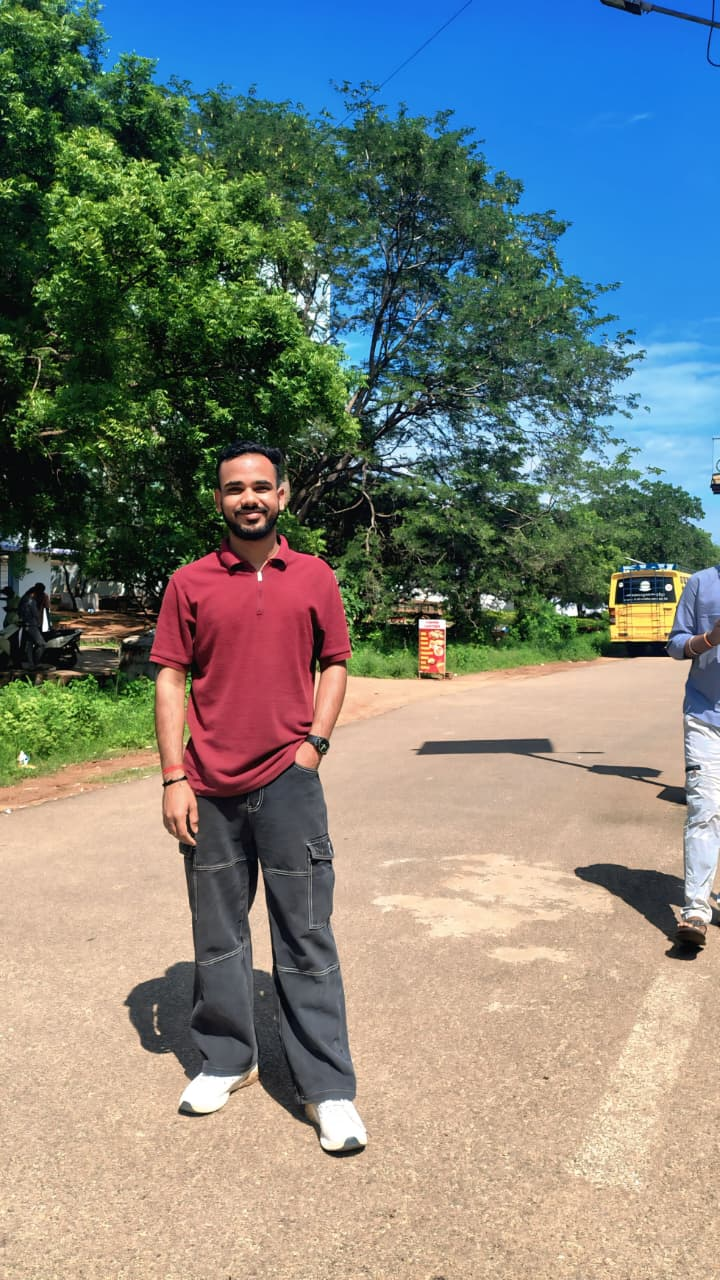
#> input picture images/Faguniya.jpeg, 720 x 1280 px, found by its file name
$ python crop_photo.py
#> lines starting #> are read from the running program, lines starting #| are printed output that depends on the picture
"""Crop profile photo to focus on the person (left/center), less fence and background."""
from PIL import Image

path = r"d:\OneDrive\Desktop\Hrithik Port\images\Faguniya.jpeg"
img = Image.open(path).convert("RGB")
#> img is the input picture: PIL image 720x1280 RGB; mean R, G, B 123.7, 129.8, 123.2
w, h = img.size
#> w = 720; h = 1280

# Crop: focus on left 58% (person is left/center), full height, then crop to square for portfolio
left = 0
right = int(w * 0.58)
#> right = 417
top = 0
bottom = h
#> bottom = 1280
cropped = img.crop((left, top, right, bottom))
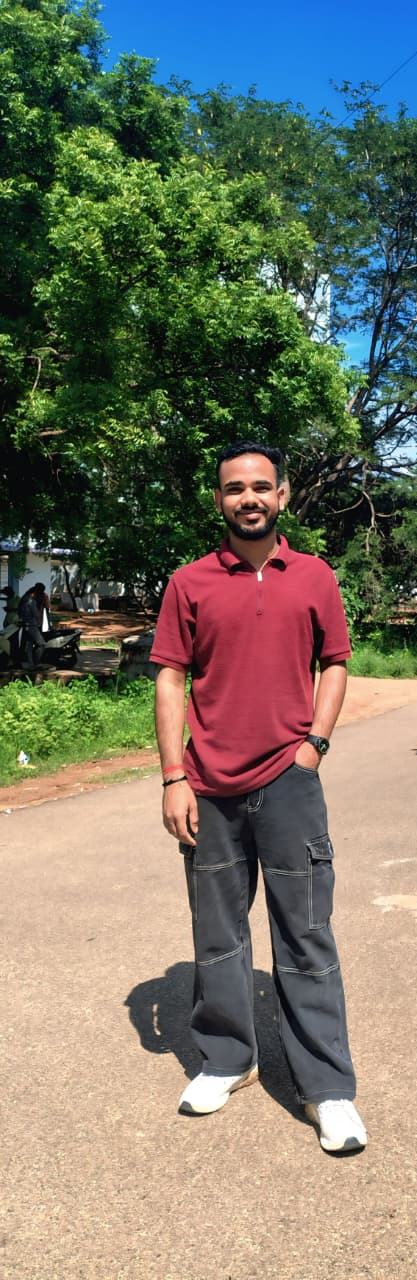
#> cropped: PIL image 417x1280 RGB; mean R, G, B 117.1, 116.1, 101.1
cw, ch = cropped.size
#> cw = 417; ch = 1280
# Make square from center of this crop (person is in frame)
if ch > cw:
    margin = (ch - cw) // 2
#> margin = 431
    cropped = cropped.crop((0, margin, cw, margin + cw))
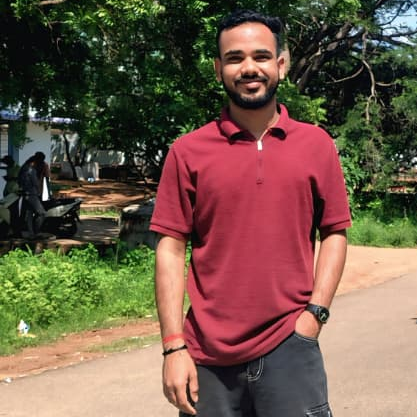
#> cropped: PIL image 417x417 RGB; mean R, G, B 114.7, 90.8, 74.5
else:
    margin = (cw - ch) // 2
    cropped = cropped.crop((margin, 0, margin + ch, ch))

cropped.save(path, "PNG", optimize=True)
print("Cropped and saved profile.png")

$ run again, with images/profile.png saved as images/Faguniya.jpeg
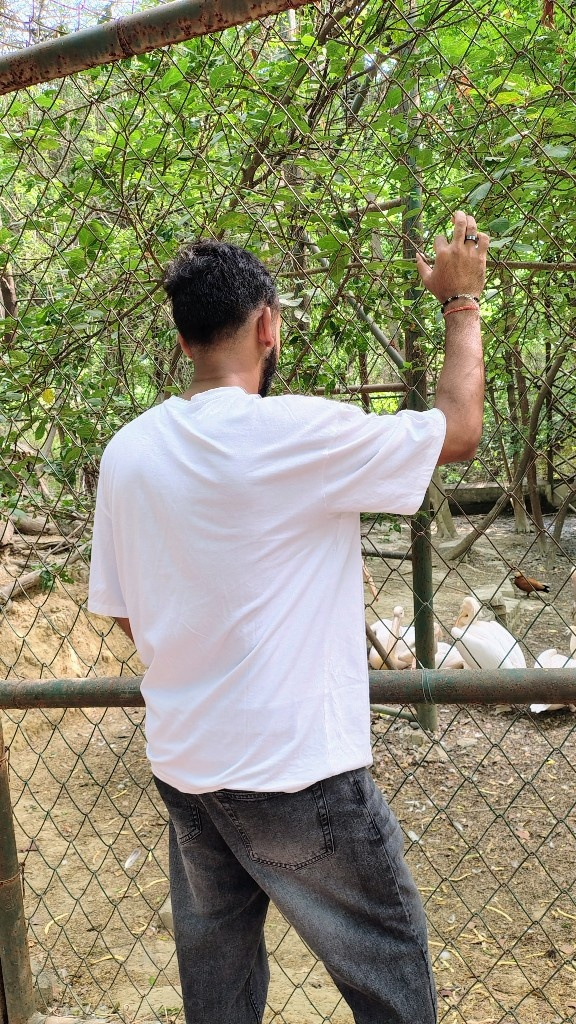
#> input picture images/profile.png, 576 x 1024 px, found by its file name
#> img is the input picture: PIL image 576x1024 RGB; mean R, G, B 141.4, 140.8, 111.9
#> `cropped = img.crop((left, top, right, bottom))`:
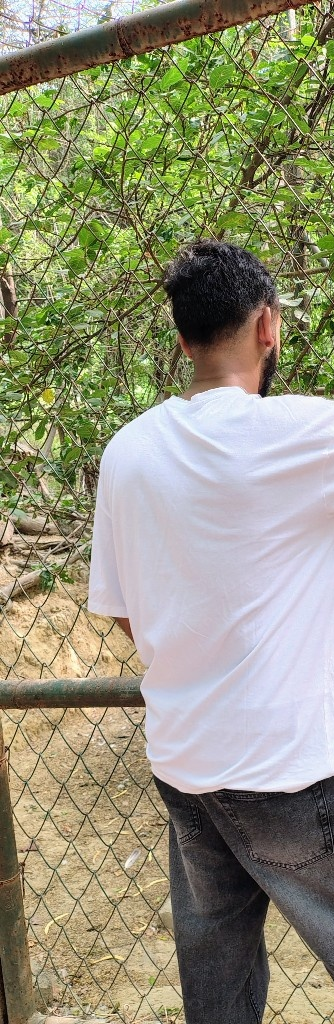
#> cropped: PIL image 334x1024 RGB; mean R, G, B 147.4, 146.1, 120.8
#> `cropped = cropped.crop((0, margin, cw, margin + cw))`:
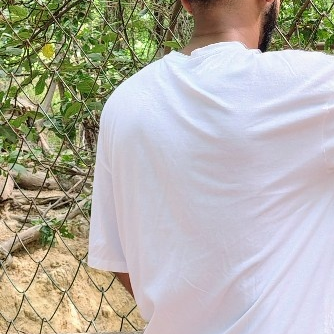
#> cropped: PIL image 334x334 RGB; mean R, G, B 178.5, 175.2, 166
